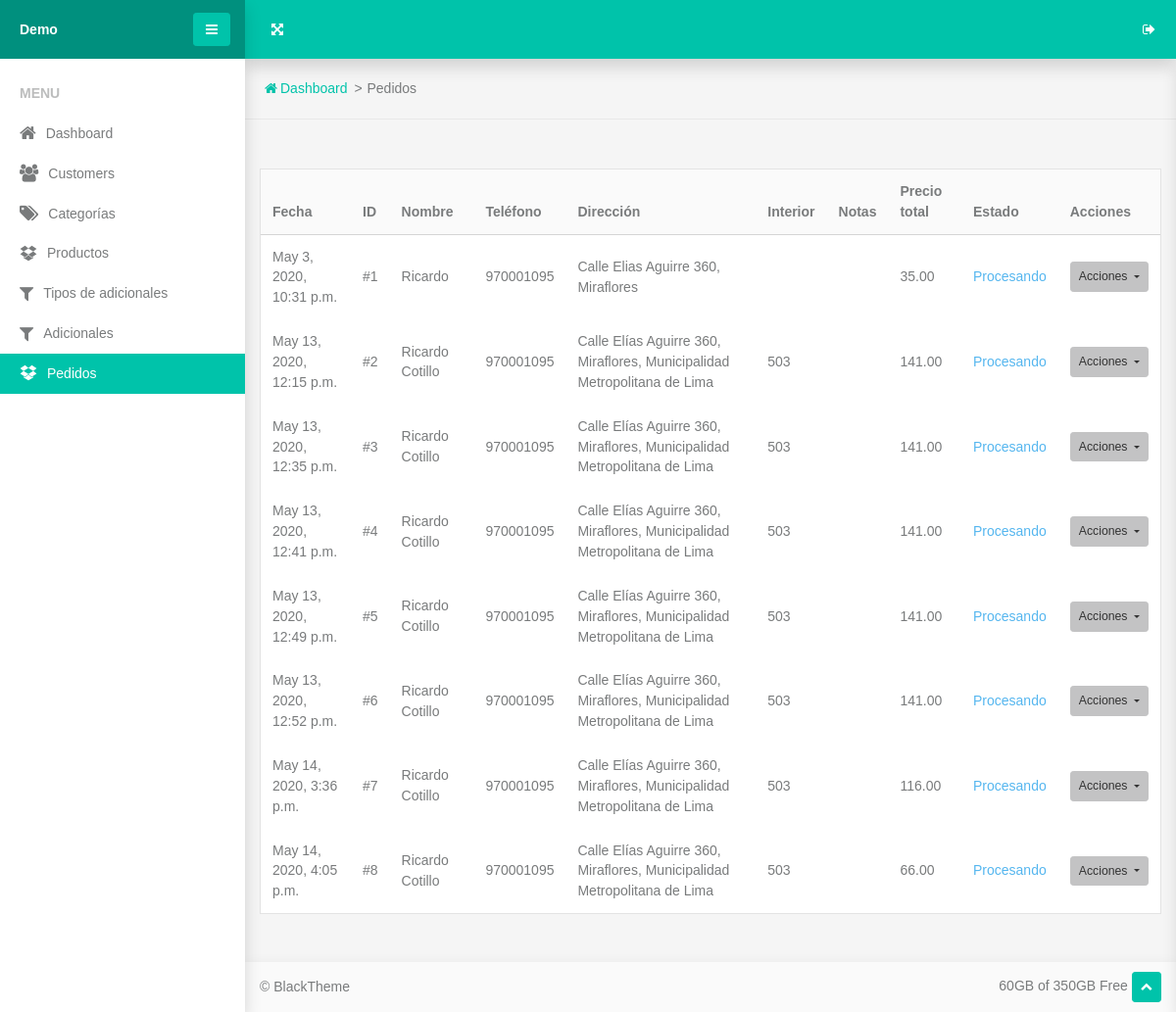
Screenshot of /orders/ with the database file from the repository.
### www/order/models.py (models this page shows, shortened)
class Order(models.Model):
    states = [('pr', 'Procesando'), ('co', 'Completado'), ('ca', 'Cancelado')]
    date = models.DateTimeField(auto_now_add=True)
    state = models.CharField(max_length=2, choices=states, default='pr')
    name = models.CharField(max_length=100)
    phone = models.CharField(max_length=20)
    address = models.CharField(max_length=100)
    interior = models.CharField(max_length=10, blank=True, null=True)
    notes = models.TextField(max_length=300, blank=True, null=True)
    total = models.DecimalField(decimal_places=2, max_digits=7)

### www/views.py (the view)
# urls.py: path('orders/', views.orders, name='orders'),
def orders(req):
    orders = models.Order.objects.all()
    context = {
        'orders': orders
    }
    return render(req, 'www/orders/orders.html', context)

### www/templates/www/orders/orders.html (shortened to what this page needs)
{% extends "base.html" %} {% load static %} {% load tz %} {% block content %}
<section class="topbar">
  <ul class="breadcrumbs">
    <li class="breadcrumbs-item">
      <a class="breadcrumbs-link" href="{% url 'home' %}"
        ><span class="breadcrumbs-icon fa-home"></span><span>Dashboard</span></a
      >
    </li>
    <li class="breadcrumbs-item">Pedidos</li>
  </ul>
</section>
{% get_current_timezone as TIME_ZONE %}
<section class="section-sm">
  <div class="container-fluid">
    <div class="panel panel-nav">
      <div class="panel-body p-0">
        <div class="table-responsive">
          <table class="table table-borderless table-vertical-align">
            <thead>
              <tr class="border-bottom bg-lighter">
                <th>Fecha</th>
                <th>ID</th>
                <th>Nombre</th>
                <th>Teléfono</th>
                <th>Dirección</th>
                <th>Interior</th>
                <th>Notas</th>
                <th>Precio total</th>
                <th>Estado</th>
                <th>Acciones</th>
              </tr>
            </thead>
            <tbody>
            {% for order in orders %}
              <tr>
                {% timezone 'America/Lima' %}
                <td>{{order.date}}</td>
                {% endtimezone %}
                <td>#{{order.id}}</td>
                <td>{{order.name}}</td>
                <td>{{order.phone}}</td>
                <td>{{order.address}}</td>
                <td>{% if order.interior %}{{order.interior}}{% endif %}</td>
                <td>{% if order.notes %}{{order.notes}}{% endif %}</td>
                <td>{{order.total}}</td>
                {% if order.state == 'pr' %}
                  <td class="text-info">Procesando</td>
                {% elif order.state == 'co' %}
                  <td class="text-success">Completado</td>
                {% else %}
                  <td class="text-danger">Cancelado</td>
                {% endif %}
                <td>
                  <div class="dropdown">
                    <button class="btn dropdown-toggle btn-light btn-sm" data-toggle="dropdown">
                      <span>Acciones</span>
                    </button>
                  </div>
                </td>
              </tr>
            {% endfor %}
            </tbody>
          </table>
        </div>
      </div>
    </div>
  </div>
</section>
{% endblock content %}

### www/static/www/components/breadcrumbs/breadcrumbs.css (style rules this page uses)
.breadcrumbs { display: flex; flex-wrap: wrap; padding: 0 1.25rem; list-style: none; }
.breadcrumbs-item { flex-shrink: 0; }
.breadcrumbs-item:not(:first-child) { position: relative; padding-left: 20px; }
.breadcrumbs-item:not(:first-child)::before { content: '>'; position: absolute; left: 0.4375rem; }
.breadcrumbs-icon { margin-right: 0.1875rem; }

### www/static/www/components/panel/panel.css (style rules this page uses)
.panel { position: relative; display: flex; flex-direction: column; min-width: 0; word-wrap: break-word; background-color: #fff; background-clip: border-box; }
.panel-body { flex: 1 1 auto; padding: 1.25rem; border: 1px solid #e3e3e3; }
@media (min-width: 1200px) { .panel-body, .panel-menu, .panel-footer { padding: 1.125rem; } }

### www/static/www/components/section/section.css (style rules this page uses)
.section-sm, .section-md, .section-lg { padding: 50px 0; }

### www/static/www/components/dropdown/dropdown.css (style rules this page uses)
.dropup, .dropright, .dropdown, .dropleft { position: relative; }
.dropdown-toggle { white-space: nowrap; }
.dropdown-toggle::after { display: inline-block; margin-left: 0.255em; vertical-align: middle; content: ""; border-top: 0.3em solid; border-right: 0.3em solid transparent; border-bottom: 0; border-left: 0.3em solid transparent; }
.dropdown { display: inline-block; }
.dropdown-toggle:after { height: 0.3em; }

### www/static/www/components/button/button.css (style rules this page uses)
.btn { display: inline-block; font-weight: 400; color: #797b7c; text-align: center; vertical-align: middle; user-select: none; background-color: transparent; border: 1px solid transparent; padding: 0.375rem 0.75rem; font-size: 0.875rem; line-height: 1.49; border-radius: 0.2rem; transition: color 0.15s ease-in-out, background-color 0.15s ease-in-out, border-color 0.15s ease-in-out, box-shadow 0.15s ease-in-out; }
.btn-light { color: #333333; background-color: #c3c3c4; border-color: #c3c3c4; box-shadow: 0 0 0 transparent; }
.btn-sm, .btn-group-sm > .btn { padding: 0.25rem 0.5rem; font-size: 0.76563rem; line-height: 1.7; border-radius: 0.2rem; }
.btn { transition: .2s; }

### www/static/www/components/table/table.css (style rules this page uses)
.table { width: 100%; margin-bottom: 1rem; color: #797b7c; }
.table th, .table td { padding: 0.75rem; vertical-align: top; border-top: 1px solid #d5d5d5; }
.table thead th { vertical-align: bottom; border-bottom: 2px solid #d5d5d5; }
.table-borderless th, .table-borderless td, .table-borderless thead th, .table-borderless tbody + tbody { border: 0; }
.table-responsive { display: block; width: 100%; overflow-x: auto; -webkit-overflow-scrolling: touch; }
.table { margin-bottom: 0; }
.table-vertical-align td, .table-vertical-align th { vertical-align: middle; }

### www/static/www/components/topbar/topbar.css (style rules this page uses)
.topbar { position: relative; padding: 20px 0; border-bottom: 1px solid #e8e8e8; }

### rows the page displays
Order: date "May 3, 2020, 10:31 p.m.", id "1", name "Ricardo", phone "970001095", address "Calle Elias Aguirre 360, Miraflores", total "35.00", state "Procesando"
Order: date "May 13, 2020, 12:15 p.m.", id "2", name "Ricardo Cotillo", phone "970001095", address "Calle Elías Aguirre 360, Miraflores, Municipalidad Metropolitana de Lima", interior "503", total "141.00", state "Procesando"
Order: date "May 13, 2020, 12:35 p.m.", id "3", name "Ricardo Cotillo", phone "970001095", address "Calle Elías Aguirre 360, Miraflores, Municipalidad Metropolitana de Lima", interior "503", total "141.00", state "Procesando"
Order: date "May 13, 2020, 12:41 p.m.", id "4", name "Ricardo Cotillo", phone "970001095", address "Calle Elías Aguirre 360, Miraflores, Municipalidad Metropolitana de Lima", interior "503", total "141.00", state "Procesando"
Order: date "May 13, 2020, 12:49 p.m.", id "5", name "Ricardo Cotillo", phone "970001095", address "Calle Elías Aguirre 360, Miraflores, Municipalidad Metropolitana de Lima", interior "503", total "141.00", state "Procesando"
Order: date "May 13, 2020, 12:52 p.m.", id "6", name "Ricardo Cotillo", phone "970001095", address "Calle Elías Aguirre 360, Miraflores, Municipalidad Metropolitana de Lima", interior "503", total "141.00", state "Procesando"
Order: date "May 14, 2020, 3:36 p.m.", id "7", name "Ricardo Cotillo", phone "970001095", address "Calle Elías Aguirre 360, Miraflores, Municipalidad Metropolitana de Lima", interior "503", total "116.00", state "Procesando"
Order: date "May 14, 2020, 4:05 p.m.", id "8", name "Ricardo Cotillo", phone "970001095", address "Calle Elías Aguirre 360, Miraflores, Municipalidad Metropolitana de Lima", interior "503", total "66.00", state "Procesando"
